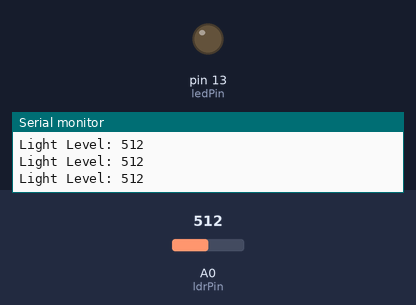
This sketch was run on a simulated Arduino Uno, built with avr-gcc and run on an emulated ATmega328P. Shown: output pins drawn as LEDs (lit = HIGH), the last lines printed to the serial monitor. The inputs (shaded band) are chosen by the test bench; at power-on: A0 (ldrPin) = 512.

Above: at 1.2 s.
1.3 s: A0 (ldrPin) set to 414
2.8 s: A0 (ldrPin) set to 392
At 4.0 s:
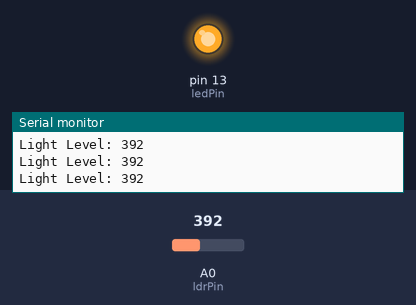
4.3 s: A0 (ldrPin) set to 410
At 5.4 s:
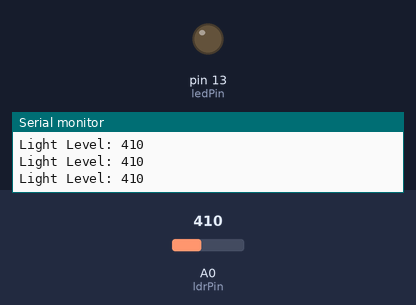
5.8 s: A0 (ldrPin) set to 390
At 6.7 s:
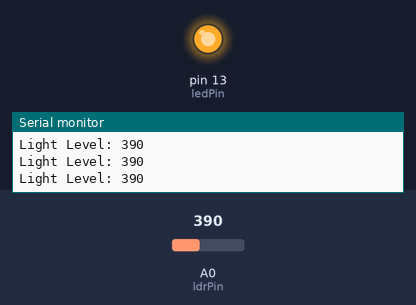
Timing chart, 0 to 8.3 s (numbered marks = the images above; inputs shaded):
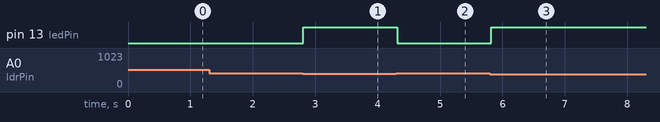

The sketch:

LDR_Night_Light.ino
```cpp
const int ldrPin = A0;
const int ledPin = 13;
const int threshold = 400;

int ldrValue = 0;

void setup() {
  Serial.begin(9600);

  pinMode(ledPin, OUTPUT);
  pinMode(ldrPin, INPUT);

  Serial.println("LDR Night-Light System Initialized");
}

void loop() {
  ldrValue = analogRead(ldrPin);

  Serial.print("Light Level: ");
  Serial.println(ldrValue);

  if (ldrValue < threshold) {
    digitalWrite(ledPin, HIGH);
  } else {
    digitalWrite(ledPin, LOW);
  }

  delay(100);
}
```

Measured:
- the behaviour switches between 400 and 399 on A0 (ldrPin) (found by bisection; images 0 and 1)
- after the input at 2.8 s, pin 13 (ledPin): LOW → HIGH at once
- after the input at 4.3 s, pin 13 (ledPin): HIGH → LOW at once
- after the input at 5.8 s, pin 13 (ledPin): LOW → HIGH at once
